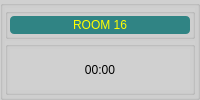
    <widget class="QGroupBox" name="groupBox_32">
     <property name="styleSheet">
      <string notr="true">background-color: rgb(208, 208, 208);</string>
     </property>
     <property name="title">
      <string/>
     </property>
     <layout class="QVBoxLayout" name="verticalLayout_86">
      <property name="spacing">
       <number>2</number>
      </property>
      <property name="margin">
       <number>2</number>
      </property>
      <item>
       <widget class="QGroupBox" name="groupBox_33">
        <property name="sizePolicy">
         <sizepolicy hsizetype="Preferred" vsizetype="Preferred">
          <horstretch>0</horstretch>
          <verstretch>1</verstretch>
         </sizepolicy>
        </property>
        <property name="title">
         <string/>
        </property>
        <layout class="QVBoxLayout" name="verticalLayout_87">
         <property name="spacing">
          <number>2</number>
         </property>
         <property name="margin">
          <number>2</number>
         </property>
         <item>
          <widget class="QLabel" name="label_17">
           <property name="styleSheet">
            <string notr="true">background-color: rgb(48, 132, 132);
color: rgb(255, 255, 0);
border-radius: 4px;
font: 12pt &quot;Alef&quot;;</string>
           </property>
           <property name="text">
            <string>ROOM 16</string>
           </property>
           <property name="alignment">
            <set>Qt::AlignCenter</set>
           </property>
          </widget>
         </item>
        </layout>
       </widget>
      </item>
      <item>
       <widget class="QGroupBox" name="box16">
        <property name="sizePolicy">
         <sizepolicy hsizetype="Preferred" vsizetype="Preferred">
          <horstretch>0</horstretch>
          <verstretch>3</verstretch>
         </sizepolicy>
        </property>
        <property name="font">
         <font>
          <pointsize>15</pointsize>
         </font>
        </property>
        <property name="title">
         <string/>
        </property>
        <property name="alignment">
         <set>Qt::AlignCenter</set>
        </property>
        <layout class="QVBoxLayout" name="verticalLayout_88">
         <property name="spacing">
          <number>2</number>
         </property>
         <property name="margin">
          <number>2</number>
         </property>
         <item>
          <widget class="QLabel" name="label16">
           <property name="sizePolicy">
            <sizepolicy hsizetype="Preferred" vsizetype="Preferred">
             <horstretch>0</horstretch>
             <verstretch>4</verstretch>
            </sizepolicy>
           </property>
           <property name="styleSheet">
            <string notr="true">font: 26pt &quot;MS Shell Dlg 2&quot;;</string>
           </property>
           <property name="text">
            <string>00:00</string>
           </property>
           <property name="alignment">
            <set>Qt::AlignCenter</set>
           </property>
          </widget>
         </item>
        </layout>
       </widget>
      </item>
     </layout>
    </widget>
